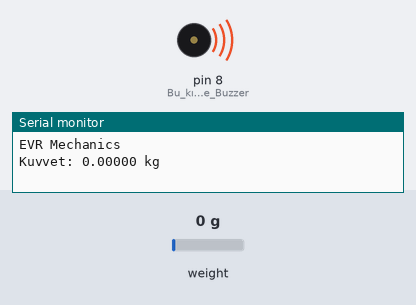
A sketch run on a simulated Arduino Uno, built with avr-gcc and run on an emulated ATmega328P. On the bench: buzzer (waves = sounding, pin HIGH), the last lines printed to the serial monitor. The test bench sets the inputs (shaded band); at power-on: weight on the scale 0 g.

Above: at 1.25 s.
At 2.2 s:
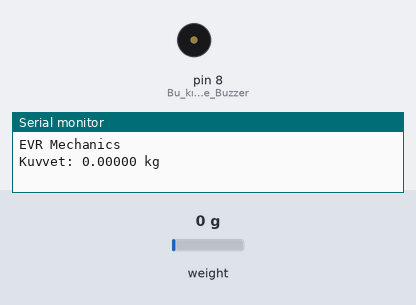
2.3 s: weight on the scale set to 100 g
At 4.3 s:
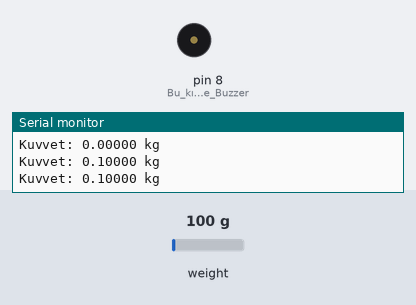
Timing chart, 0 to 12.7 s (numbered marks = the images above; inputs shaded):
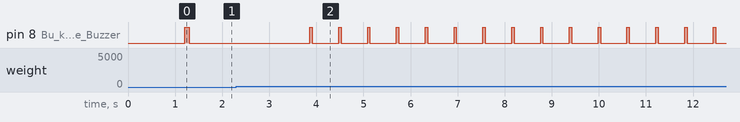

Measured:
- after the input at 2.3 s, pin 8 (Bu_kısımda_Led_ve_Buzzer): alternates HIGH for 0.05 s and LOW for 0.56 s, starting after 1.6 s

The sketch:

Rocket.ino
```cpp
#include "stdio.h"
#include "HX711.h"

#define C 420000.0                      // Load cell kalibrasyon değeri. Siz burada kendi değerinizi kendiniz bulacaksınız. Hiç yük yokken ekranda 0 görene kadar oynamanız lazım...
#define DT  6                          // Hx711'den çıkan DT kablosunun arduino üzerindeki yeri. Buradaki 6 sizin bağlantı yaptığınız yere göre değiştirilmesi lazım.
#define SCK  2                        // Hx711'den çıkan SCK kablosunun arduino üzerindeki yeri. Buradaki 2 sizin bağlantı yaptığınız yere göre değiştirilmesi lazım.

HX711 scale;

void setup() {

  Serial.begin(115200);               // Bu değerin, Seri Port ekranının sağ altında bulunan değerle aynı olması gerekiyor...
  Serial.println("EVR Mechanics");   // Yazılım başladığında Seri Port'a vereceği başlangıç yazısı. Bunu istediğinz birşey yapabilir veya satırı silerek komple kaldırabilirsiniz...
  scale.begin(DT, SCK);
  scale.set_scale(C);
  scale.tare();
  pinMode(8, OUTPUT);                  // Bu kısımda Led ve Buzzer'ın bağlı olduğu pini tanımlıyoruz. Buradaki 8 sizin bağlantı yaptığınız yere göre değiştirilmesi lazım.
}
void loop() {
  Serial.print("Kuvvet: ");
  Serial.print(scale.get_units(),5);      // Buradaki 5 ekrana çıkan değerin (.)dan sonraki basamak sayısı. Eğer çok detaylı sonuçlar istemiyorsanuz bunu 2 veya 3 olarak değiştirebilirsiniz.
  Serial.print(" kg");                   // Sonucun birim değeri..
  Serial.println();
  {
  if (scale.get_units() < 0.01){           // Eğer değer 0.01kg'dan küçükse 2.5 saniyede bir ölçüm yapar ve her ölçümde aynı anda led ve buzzer sinyal verir.
  digitalWrite(8, HIGH);
  delay(100);
  digitalWrite(8, LOW);
  delay(2000);
  }
  else {
  digitalWrite(8, HIGH);                  // 0.01'den büyük ise 0.5(yarım) saniyede bir ölçüm yapar ve sinyalleride ona göre verir.
  delay(50);
  digitalWrite(8, LOW);
  delay(1);
}
  }
  delay (360);
}
```
